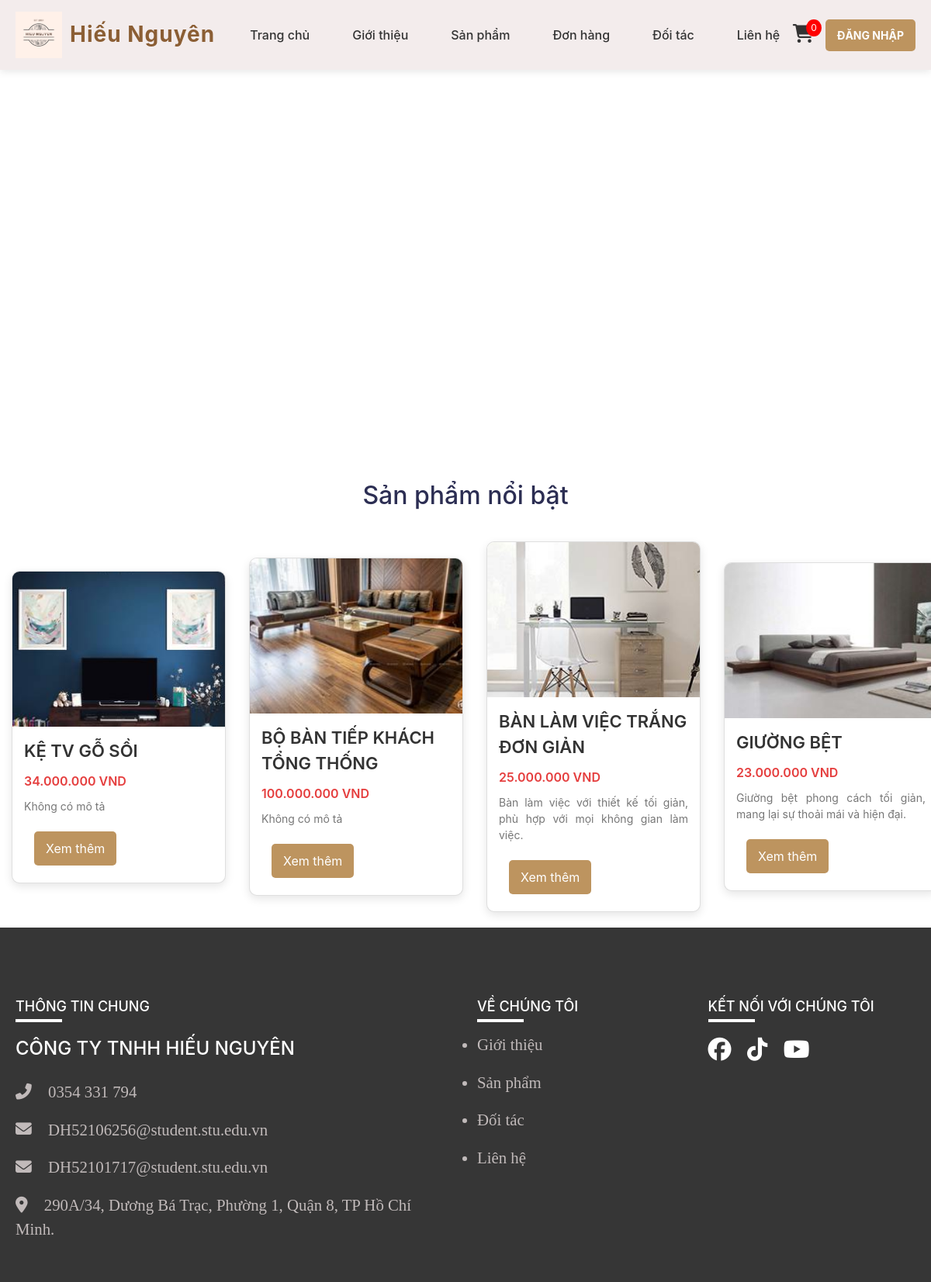
Screenshot of /frontend/pages/index.php with the database file from the repository.
### tables this page shows
CREATE TABLE `products` (
  `id` int(11) NOT NULL,
  `name` varchar(255) NOT NULL,
  `category_slug` varchar(255) DEFAULT NULL,
  `price` decimal(10,2) NOT NULL,
  `image` varchar(255) DEFAULT NULL,
  `description` text DEFAULT NULL
);

### frontend/pages/index.php (the view, shortened to what this page needs)
<?php
include '../includes/header.php';
include '../../backend/db_connect.php';
$query = "SELECT * FROM products ORDER BY RAND() LIMIT 4";
$result = $conn->query($query);
?>
<main>
    <div id="container">
        <div class="banner">
            <div id="carouselExampleControls" class="carousel slide" data-ride="carousel">
                <div class="carousel-inner">
                    <div class="carousel-item active">
                        <div class="content-box-banner">
                            <h2 class="text-uppercase header-banner">
                                THẾ GIỚI NỘI THẤT SỐ 1 VIỆT NAM <br> <span> Mộc Nguyên </span>
                            </h2>
                        </div>
                    </div>
                </div>
            </div>
        </div>
        <h2 class="hot-product-title">Sản phẩm nổi bật</h2>
        <div class="slider owl-carousel">
            <?php while ($row = $result->fetch_assoc()): ?>
                <div class="card">
                    <div class="img">
                        <img src="<?php echo htmlspecialchars($row['image']); ?>"
                             alt="<?php echo htmlspecialchars($row['name']); ?>">
                    </div>
                    <div class="content">
                        <div class="title"><?php echo htmlspecialchars($row['name']); ?></div>
                        <div class="sub-title"><?php echo number_format($row['price'], 0, ',', '.') . ' VND'; ?></div>
                        <p>
                            <?php echo htmlspecialchars($row['description'] ?? 'Không có mô tả'); ?>
                        </p>
                        <div class="btn">
                        <a href="product_detail.php?id=<?php echo $row['id']; ?>" class="btn-view">Xem thêm</a>
                        </div>
                    </div>
                </div>
            <?php endwhile; ?>
        </div>
    </div>
</main>
<?php include '../includes/footer.php'; ?>

### frontend/pages/index.php (style rules this page uses)
* { margin: 0; padding: 0; box-sizing: border-box; }
.banner { width: 100%; height: 600px; display: inline-block; font-size: 16px; position: relative; }
.content-box-banner { position: absolute; top: 30%; z-index: 1; margin: 0 20%; }
.header-banner { font-family: Gotham-Ultra; text-align: left; font-size: 2.0em; color: #2c2e53; margin-bottom: 0.5em; }
.hot-product-title { text-align: center; font-size: 2em; margin: 20px 0; color: #2c2e53; }
.slider { max-width: 1200px; display: flex; justify-content: space-between; align-items: center; margin: 0 auto; padding: 20px 0; }
.slider .card { flex: 0 0 23%; margin: 0 15px; background: #fff; border-radius: 10px; overflow: hidden; box-shadow: 0 4px 12px rgba(0, 0, 0, 0.1); transition: all 0.3s ease-in-out; }
.slider .card .img { height: 200px; width: 100%; overflow: hidden; }
.slider .card .img img { height: 100%; width: 100%; object-fit: cover; transition: transform 0.3s ease-in-out; }
.slider .card .content { padding: 15px; }
.card .content .title { font-size: 22px; font-weight: 600; color: #333; margin-bottom: 10px; text-transform: uppercase; }
.card .content .sub-title { font-size: 16px; font-weight: 600; color: #e53e3e; margin-bottom: 10px; }
.card .content p { text-align: justify; margin-bottom: 15px; font-size: 14px; color: #777; }
.card .content .btn { display: block; text-align: left; margin-top: 10px; }
.card .content .btn .btn-view { background: rgb(189, 148, 95); color: #fff; padding: 10px 15px; font-size: 16px; text-decoration: none; border-radius: 5px; display: inline-block; transition: 0.3s ease; }

### rows the page displays
products: image (picture), name "KỆ TV GỖ SỒI", price "34.000.000", description "Không có mô tả"
products: image (picture), name "BỘ BÀN TIẾP KHÁCH TỔNG THỐNG", price "100.000.000", description "Không có mô tả"
products: image (picture), name "BÀN LÀM VIỆC TRẮNG ĐƠN GIẢN", price "25.000.000", description "Bàn làm việc với thiết kế tối giản, phù hợp với mọi không gian làm việc."
products: image (picture), name "GIƯỜNG BỆT", price "23.000.000", description "Giường bệt phong cách tối giản, mang lại sự thoải mái và hiện đại."
